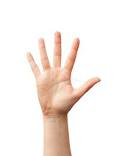
#> input picture imgg/images.jpg, 116 x 156 px
$ python task2c.py
#> lines starting #> are read from the running program, lines starting #| are printed output that depends on the picture
import numpy as np
import cv2
import matplotlib.pyplot as plt
import math
image= cv2.imread('imgg/images.jpg', cv2.IMREAD_GRAYSCALE)
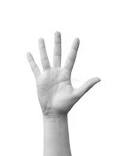
#> image: shape (156, 116); min 67, max 255, mean 239.5
final_img=cv2.resize(image,(512,512))
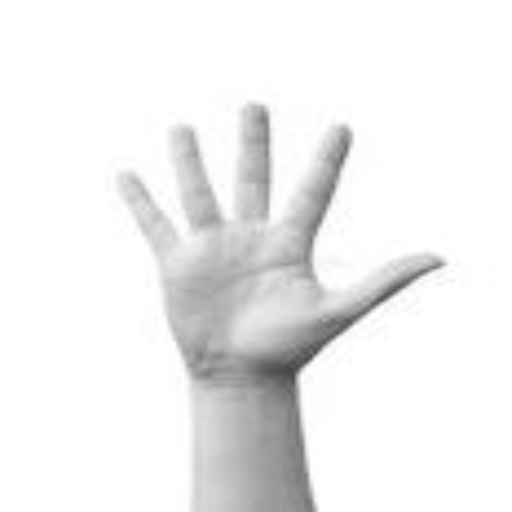
#> final_img: shape (512, 512); min 69, max 255, mean 239.4

height,width=final_img.shape
#> height = 512; width = 512

msb_mask =224
gray_image_msb =final_img & msb_mask
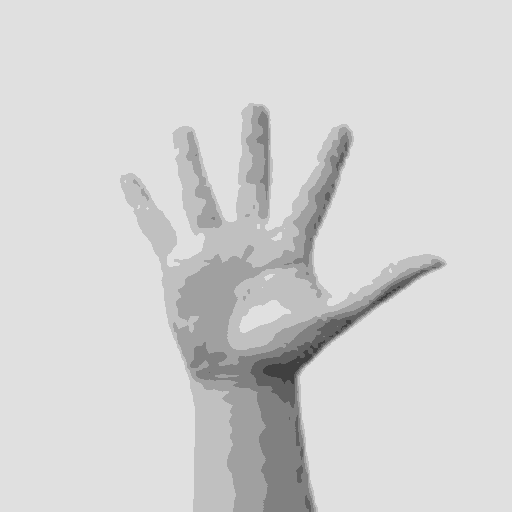
#> gray_image_msb: shape (512, 512); min 64, max 224, mean 212.1

# diff=cv2.absdiff(final_img,gray_image_msb)
diff=np.zeros_like(final_img)
# diff = final_img.copy()
for i in range(height):
    for j in range(width):
        pixel=abs(int(final_img[i,j]-gray_image_msb[i,j]))
        diff[i,j]=pixel
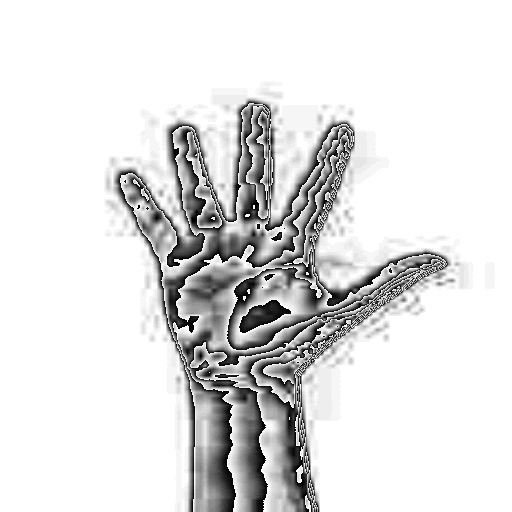
#> diff: shape (512, 512); min 0, max 31, mean 27.3; drawn with min black and max white

cv2.imshow('difference image', diff)
cv2.imshow('original image',final_img)
cv2.imshow('msb image',gray_image_msb)
cv2.waitKey()


#   this code is checked and result alright

$ run again, with imgg/boundary2.jpg copied over imgg/images.jpg
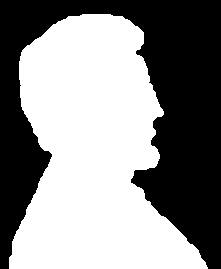
#> input picture imgg/boundary2.jpg, 221 x 269 px
#> image is the input picture: shape (269, 221); min 0, max 255, mean 139.2
#> `gray_image_msb =final_img & msb_mask`:
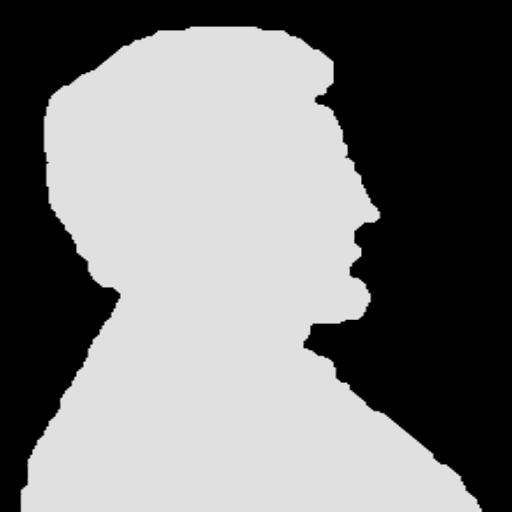
#> gray_image_msb: shape (512, 512); min 0, max 224, mean 122.3
#> after the loop `for i in range(height):`:
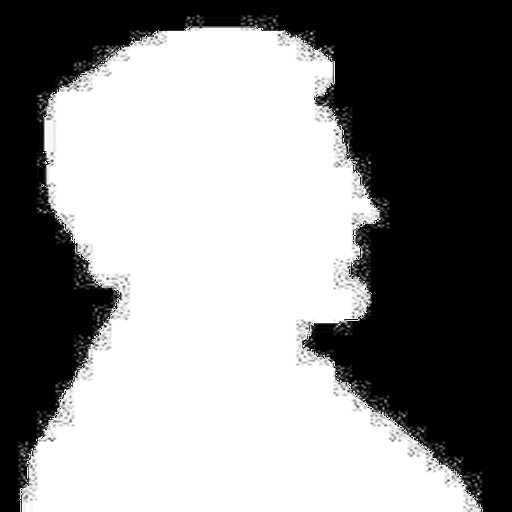
#> diff: shape (512, 512); min 0, max 31, mean 16.9; drawn with min black and max white
